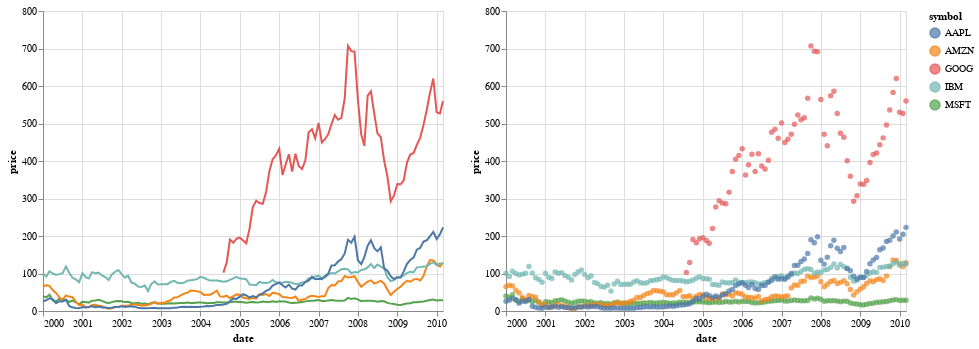

Notebook code for this chart:
### Code cell
alt.hconcat(base.mark_line(),
            base.mark_circle())

### Figure 1 — Vega-Lite specification as saved in the notebook (floating-point values rounded to 4 significant figures; data arrays with more than 128 entries replaced by an {"elided": "..."} marker saying what was removed)
{"config": {"view": {"continuousWidth": 400, "continuousHeight": 300}}, "hconcat": [{"mark": "line", "encoding": {"color": {"field": "symbol", "type": "nominal"}, "x": {"field": "date", "type": "temporal"}, "y": {"field": "price", "type": "quantitative"}}}, {"mark": "circle", "encoding": {"color": {"field": "symbol", "type": "nominal"}, "x": {"field": "date", "type": "temporal"}, "y": {"field": "price", "type": "quantitative"}}}], "data": {"name": "data-96e857a61c6b623bafe23440d582a500"}, "$schema": "https://vega.github.io/schema/vega-lite/v4.17.0.json", "datasets": {"data-96e857a61c6b623bafe23440d582a500": {"elided": "560 records"}}}
